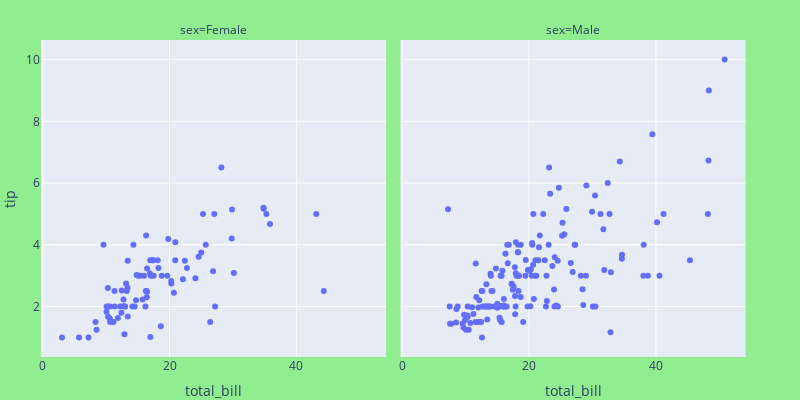

The cell this chart's notebook holds for it:
### Code cell
import plotly.express as px

tips = px.data.tips()
fig = px.scatter(tips, x="total_bill", y="tip", facet_col="sex",
                 width=800, height=400)

fig.update_layout(
    margin=dict(l=40, r=40, t=40, b=40),
    paper_bgcolor="LightGreen",
)

fig.show()

### Figure 1 — Plotly figure (JSON) as saved in the notebook; plotly's stock layout.template omitted (floating-point values rounded to 4 significant figures; data arrays with more than 128 entries replaced by an {"elided": "..."} marker saying what was removed)
{"data": [{"hoverlabel": {"namelength": 0}, "hovertemplate": "sex=Female<br>total_bill=%{x}<br>tip=%{y}", "legendgroup": "", "marker": {"color": "#636efa", "symbol": "circle"}, "mode": "markers", "name": "", "showlegend": false, "type": "scatter", "x": [16.99, 24.59, 35.26, 14.83, 10.33, 16.97, 20.29, 15.77, 19.65, 15.06, 20.69, 16.93, 10.29, 34.81, 26.41, 16.45, 3.07, 17.07, 26.86, 25.28, 14.73, 10.07, 34.83, 5.75, 16.32, 22.75, 11.35, 15.38, 44.3, 22.42, 20.92, 14.31, 7.25, 25.71, 17.31, 10.65, 12.43, 24.08, 13.42, 12.48, 29.8, 14.52, 11.38, 20.27, 11.17, 12.26, 18.26, 8.51, 10.33, 14.15, 13.16, 17.47, 27.05, 16.43, 8.35, 18.64, 11.87, 29.85, 25, 13.39, 16.21, 17.51, 10.59, 10.63, 9.6, 20.9, 18.15, 19.81, 43.11, 13, 12.74, 13, 16.4, 16.47, 12.76, 13.27, 28.17, 12.9, 30.14, 13.42, 15.98, 16.27, 10.09, 22.12, 35.83, 27.18, 18.78], "xaxis": "x", "y": [1.01, 3.61, 5, 3.02, 1.67, 3.5, 2.75, 2.23, 3, 3, 2.45, 3.07, 2.6, 5.2, 1.5, 2.47, 1, 3, 3.14, 5, 2.2, 1.83, 5.17, 1, 4.3, 3.25, 2.5, 3, 2.5, 3.48, 4.08, 4, 1, 4, 3.5, 1.5, 1.8, 2.92, 1.68, 2.52, 4.2, 2, 2, 2.83, 1.5, 2, 3.25, 1.25, 2, 2, 2.75, 3.5, 5, 2.3, 1.5, 1.36, 1.63, 5.14, 3.75, 2.61, 2, 3, 1.61, 2, 4, 3.5, 3.5, 4.19, 5, 2, 2.01, 2, 2.5, 3.23, 2.23, 2.5, 6.5, 1.1, 3.09, 3.48, 3, 2.5, 2, 2.88, 4.67, 2, 3], "yaxis": "y"}, {"hoverlabel": {"namelength": 0}, "hovertemplate": "sex=Male<br>total_bill=%{x}<br>tip=%{y}", "legendgroup": "", "marker": {"color": "#636efa", "symbol": "circle"}, "mode": "markers", "name": "", "showlegend": false, "type": "scatter", "x": {"elided": "157 float values"}, "xaxis": "x2", "y": {"elided": "157 float values"}, "yaxis": "y2"}], "layout": {"annotations": [{"font": {}, "showarrow": false, "text": "sex=Female", "x": 0.24, "xanchor": "center", "xref": "paper", "y": 1, "yanchor": "bottom", "yref": "paper"}, {"font": {}, "showarrow": false, "text": "sex=Male", "x": 0.74, "xanchor": "center", "xref": "paper", "y": 1, "yanchor": "bottom", "yref": "paper"}], "height": 400, "legend": {"tracegroupgap": 0}, "margin": {"b": 40, "l": 40, "r": 40, "t": 40}, "paper_bgcolor": "LightGreen", "width": 800, "xaxis": {"anchor": "y", "domain": [0, 0.48], "title": {"text": "total_bill"}}, "xaxis2": {"anchor": "y2", "domain": [0.5, 0.98], "matches": "x", "title": {"text": "total_bill"}}, "yaxis": {"anchor": "x", "domain": [0, 1], "title": {"text": "tip"}}, "yaxis2": {"anchor": "x2", "domain": [0, 1], "matches": "y", "showticklabels": false}}}
